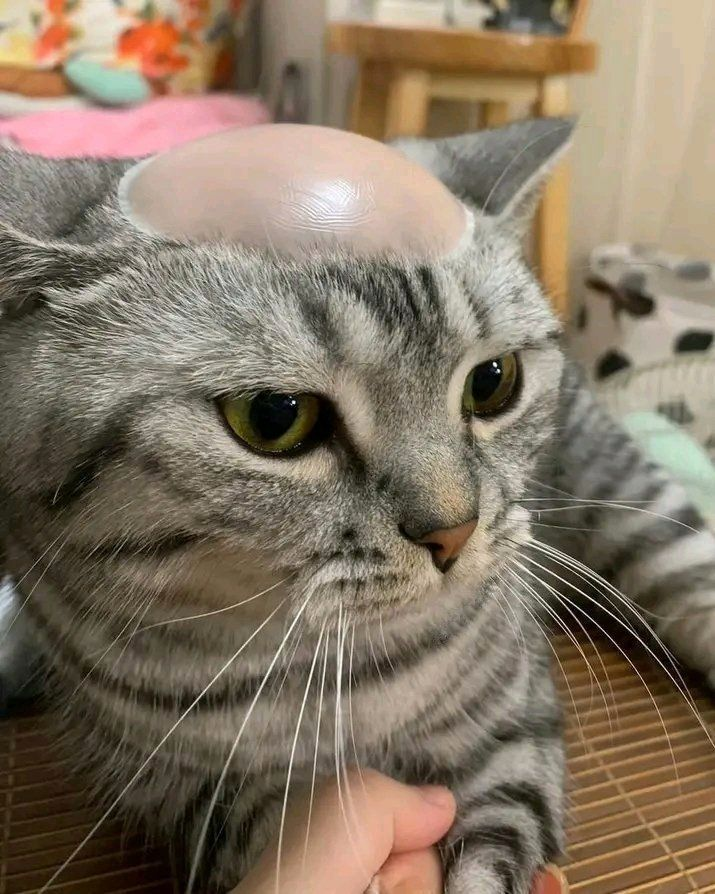
#> input picture image_processing_project/assets/img/download.jpg, 715 x 894 px, found by its file name
$ python histogram_equalizer.py
#> lines starting #> are read from the running program, lines starting #| are printed output that depends on the picture
import cv2
from matplotlib import pyplot as plt

#path ke gambar
image_path = 'image_processing_project/assets/img/download.jpg'

#memuat gambar
image = cv2.imread(image_path, cv2.IMREAD_GRAYSCALE)
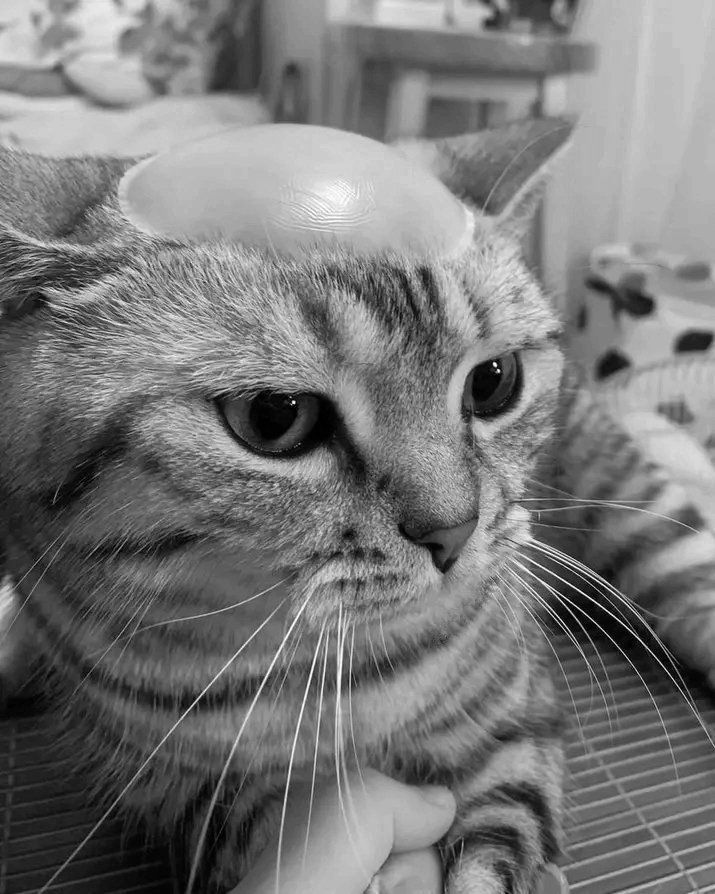
#> image: shape (894, 715); min 0, max 255, mean 120.2

#melakukan histogram equalizationm
equalization_image = cv2.equalizeHist(image)
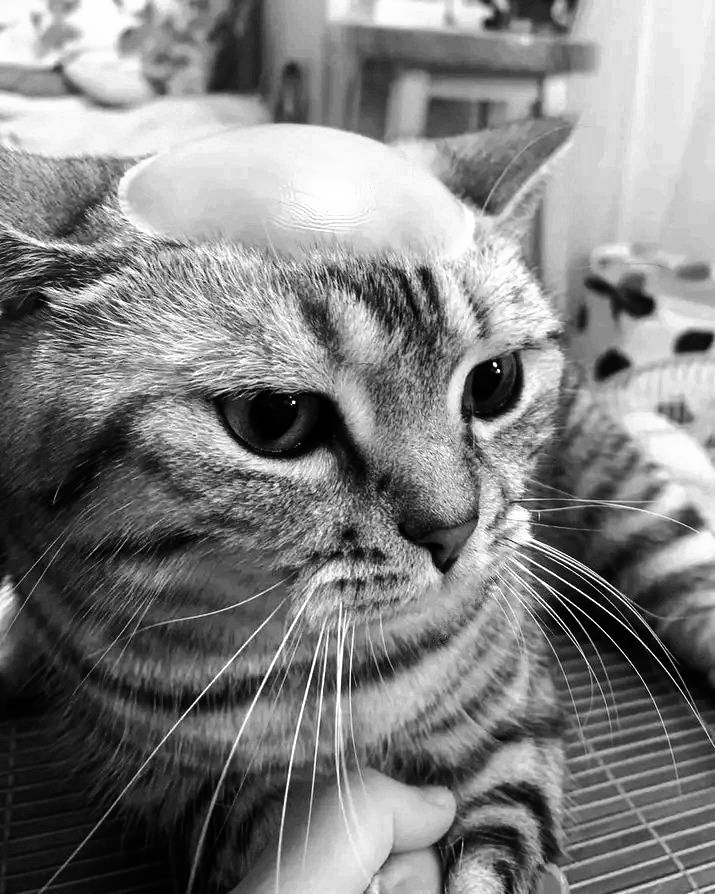
#> equalization_image: shape (894, 715); min 0, max 255, mean 128.1

#menampilkan gambar asli dan gambar yang telah di equalize
plt.figure(figsize=(12, 6))

plt.subplot(1, 2, 1)
plt.title('Gambar Asli')
plt.imshow(image, cmap='gray')
plt.axis('off')

plt.subplot(1, 2, 2)
plt.title('Gambar setelah Equalization')
plt.imshow(equalization_image, cmap='gray')
plt.axis('off')

plt.show()
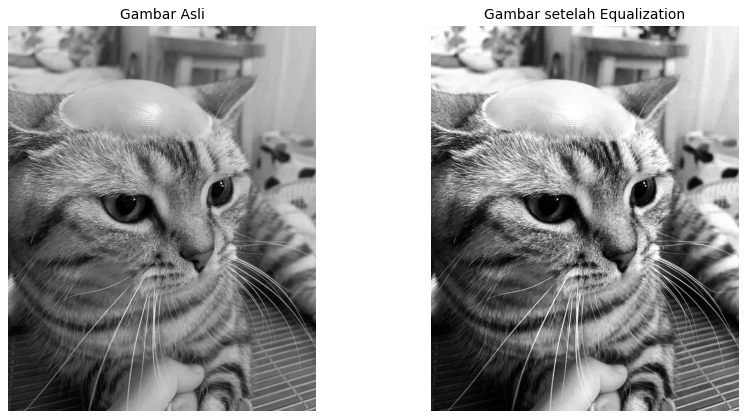
#> figure drawn by matplotlib, 2 panels

$ run again, with image_processing_project/assets/img/aw.jpg copied over image_processing_project/assets/img/download.jpg
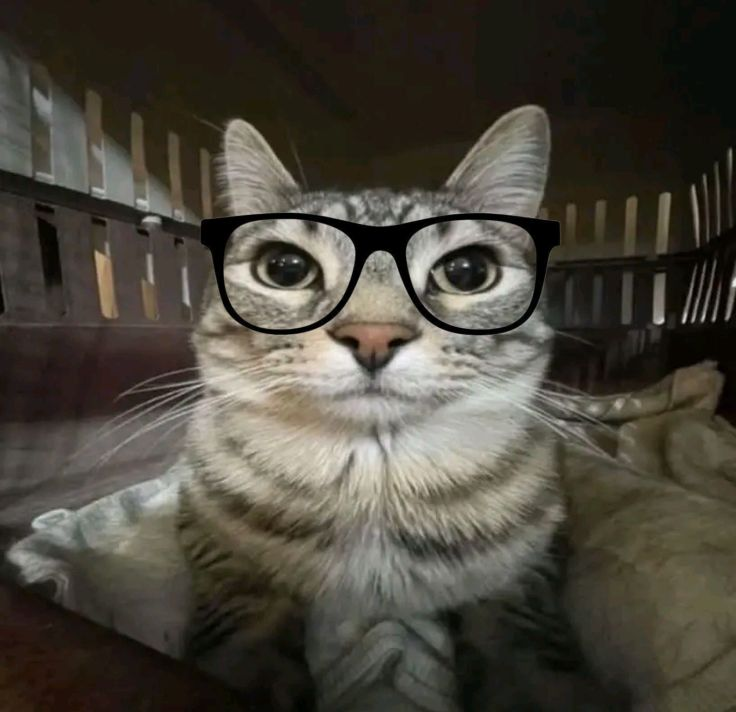
#> input picture image_processing_project/assets/img/aw.jpg, 736 x 712 px, found by its file name
#> `equalization_image = cv2.equalizeHist(image)`:
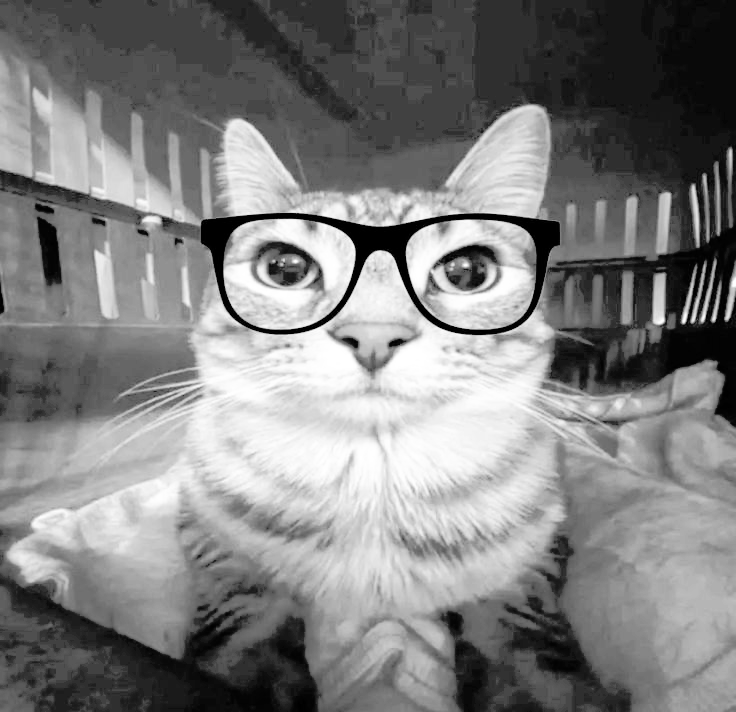
#> equalization_image: shape (712, 736); min 0, max 255, mean 127.9
#> `plt.show()`:
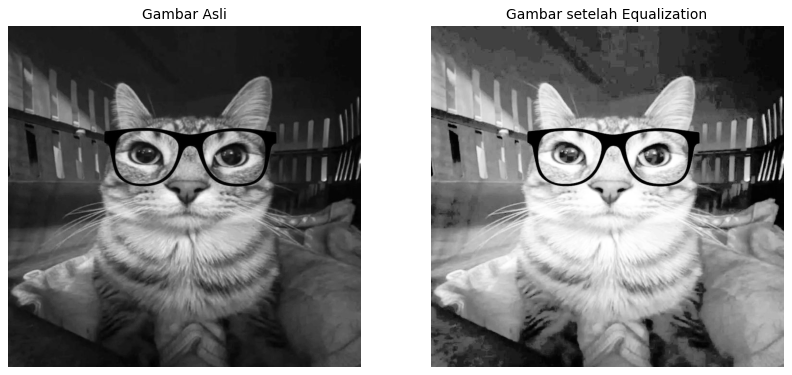
#> figure drawn by matplotlib, 2 panels
